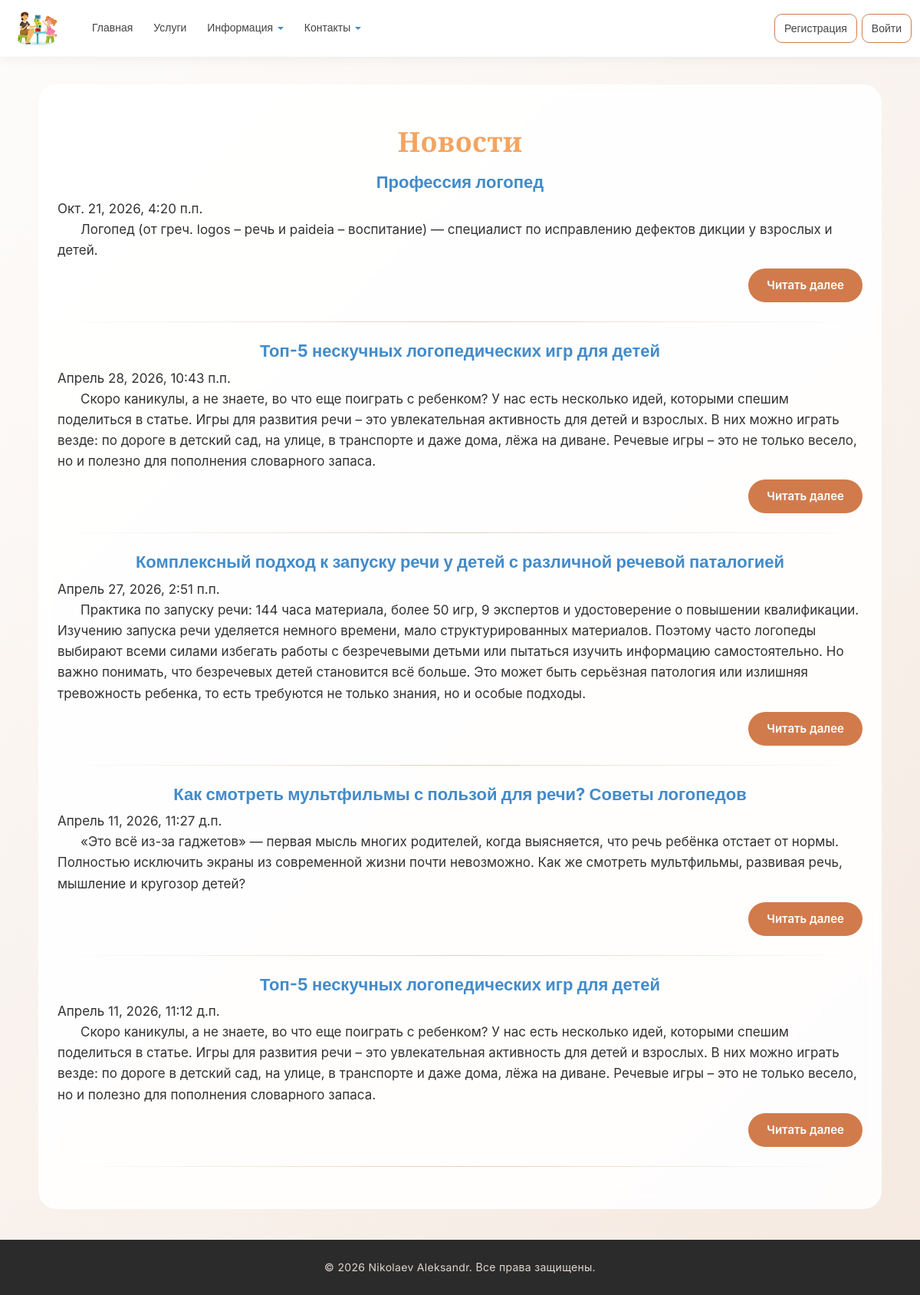
Screenshot of /blog/ with the database file from the repository.
### app/models.py (models this page shows, shortened)
class Blog(models.Model):
    title = models.CharField(max_length=100, unique_for_date = "posted", verbose_name="Заголовок")
    description = models.TextField(verbose_name="Краткое содержание")
    content = models.TextField(verbose_name="Полное содержание")
    posted = models.DateTimeField(default=datetime.now, db_index = True, verbose_name= "Опубликована")
    author = models.ForeignKey(User, null = True, blank = True, on_delete = models.SET_NULL, verbose_name="Автор")
    image = models.FileField(default = 'temp.jpg', verbose_name = "Путь к картинке")
    class Meta:
        db_table = "Posts"
        ordering = ["-posted"]
        verbose_name = "статья блога"
        verbose_name_plural = "cтатья блога"

### app/views.py (the view)
# urls.py: path('blog/', views.blog, name='blog'),
def blog(request): #+
    posts = Blog.objects.all()
    return render(
        request,
        'app/blog/blog.html',
        {
            'title':'Новости',
            'posts': posts,
            'year': datetime.now().year,
        }
    )

### app/templates/app/blog/blog.html (shortened to what this page needs)
{% extends "app/layout.html" %}
{% load static %}
{% block content %}
<h2 class="title">{{ title }}</h2>
{% for post in posts %}
<div class="mb-4">
    <h2 class="subtitle text-center">{{ post.title }}</h2>
    <div class="description">
        {{ post.posted }}
    </div>
    <p class="description text-indent mt-3">{{ post.description }}</p>
    <div class="text-right">
        <a class="btn-base btn-brand" href="{% url 'blogpost' parametr=post.id %}">Читать далее</a>
    </div>
</div>
<hr>
{% empty %}
<p class="description">Статей пока нет.</p>
{% endfor %}
{% endblock %}

### app/static/app/content/site.css (style rules this page uses)
* { margin: 0; padding: 0; box-sizing: border-box; font-family: 'Inter', -apple-system, BlinkMacSystemFont, 'Segoe UI', Roboto, sans-serif; }
body { font-weight: 400; background: linear-gradient(135deg, #fdfcfb 0%, #f5e9e0 100%); display: flex; flex-direction: column; min-height: 100vh; padding-top: 70px; color: #2d2d2d; line-height: 1.6; }
.title { font-family: 'Playfair Display', serif; font-weight: 700; text-align: center; margin: 25px 0 20px; color: sandybrown; font-size: 36px; letter-spacing: 0.3px; }
.subtitle { font-family: 'Inter', sans-serif; font-size: 22px; font-weight: 700; margin: 18px 0 10px; color: #428bca; transition: color 0.3s ease; }
p, .description, li { font-size: 17px; font-weight: 400; line-height: 1.6; color: #333; }
.btn-base { border: none; padding: 10px 24px; border-radius: 30px; font-weight: 600; font-size: 15px; cursor: pointer; transition: all 0.2s ease; text-decoration: none; display: inline-block; text-align: center; }
.btn-brand { background: #d17b4c; color: white !important; }
a { text-decoration: none; }
.text-indent { text-indent: 30px; }
hr { border: 0; height: 1px; background: linear-gradient(to right, transparent, #e0d0c0, transparent); margin: 25px 0; }

### rows the page displays
Blog: title "Профессия логопед", posted "Окт. 21, 2026, 4:20 п.п.", description "Логопед (от греч. logos – речь и paideia – воспитание) — специалист по исправлению дефектов дикции у взрослых и детей."
Blog: title "Топ-5 нескучных логопедических игр для детей", posted "Апрель 28, 2026, 10:43 п.п.", description "Скоро каникулы, а не знаете, во что еще поиграть с ребенком? У нас есть несколько идей, которыми спешим поделиться в статье. Игры для развития речи – это увлекательная активность для детей и взрослых. В них можно играть везде: по дороге в детский сад, на улице, в транспорте и даже дома, лёжа на диване. Речевые игры – это не только весело, но и полезно для пополнения словарного запаса."
Blog: title "Комплексный подход к запуску речи у детей с различной речевой паталогией", posted "Апрель 27, 2026, 2:51 п.п.", description "Практика по запуску речи: 144 часа материала, более 50 игр, 9 экспертов и удостоверение о повышении квалификации. Изучению запуска речи уделяется немного времени, мало структурированных материалов. Поэтому часто логопеды выбирают всеми силами избегать работы с безречевыми детьми или пытаться изучить информацию самостоятельно. Но важно понимать, что безречевых детей становится всё больше. Это может быть серьёзная патология или излишняя тревожность ребенка, то есть требуются не только знания, но и особые подходы."
Blog: title "Как смотреть мультфильмы с пользой для речи? Советы логопедов", posted "Апрель 11, 2026, 11:27 д.п.", description "«Это всё из-за гаджетов» ― первая мысль многих родителей, когда выясняется, что речь ребёнка отстает от нормы. Полностью исключить экраны из современной жизни почти невозможно. Как же смотреть мультфильмы, развивая речь, мышление и кругозор детей?"
Blog: title "Топ-5 нескучных логопедических игр для детей", posted "Апрель 11, 2026, 11:12 д.п.", description "Скоро каникулы, а не знаете, во что еще поиграть с ребенком? У нас есть несколько идей, которыми спешим поделиться в статье. Игры для развития речи – это увлекательная активность для детей и взрослых. В них можно играть везде: по дороге в детский сад, на улице, в транспорте и даже дома, лёжа на диване. Речевые игры – это не только весело, но и полезно для пополнения словарного запаса."

### other values shown
{{ title }} "Новости"
